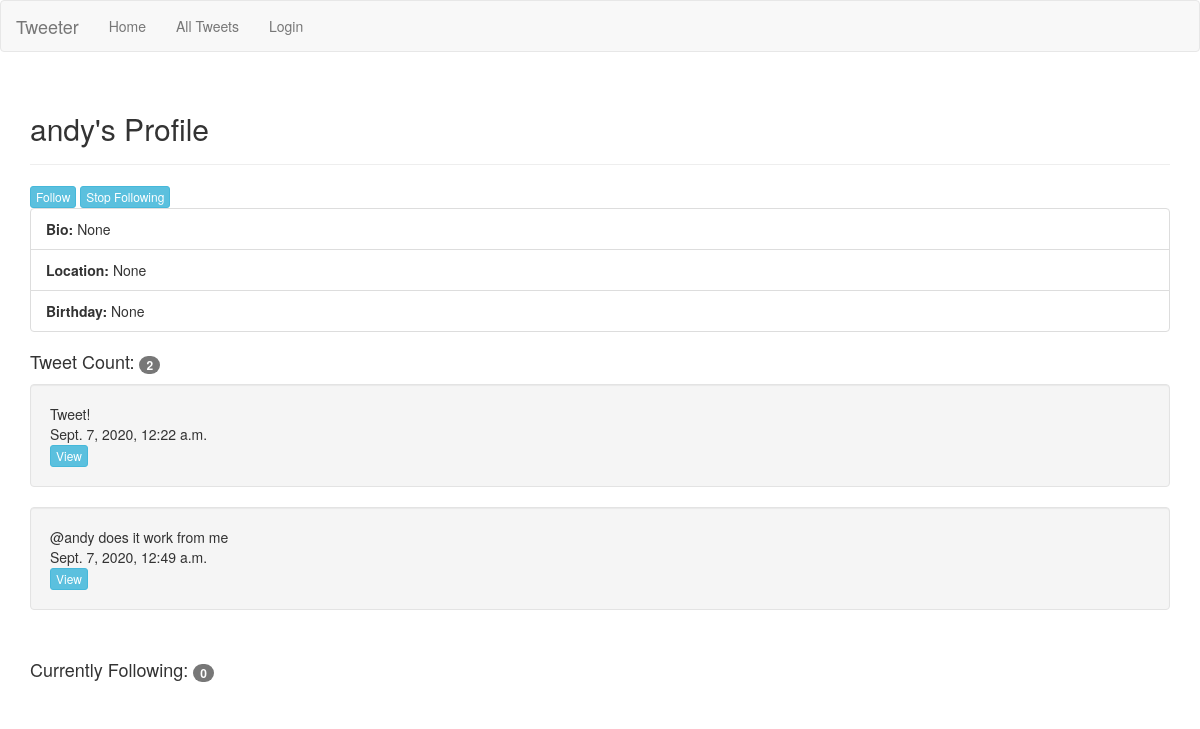
Before: /profile/1 with the older database file.
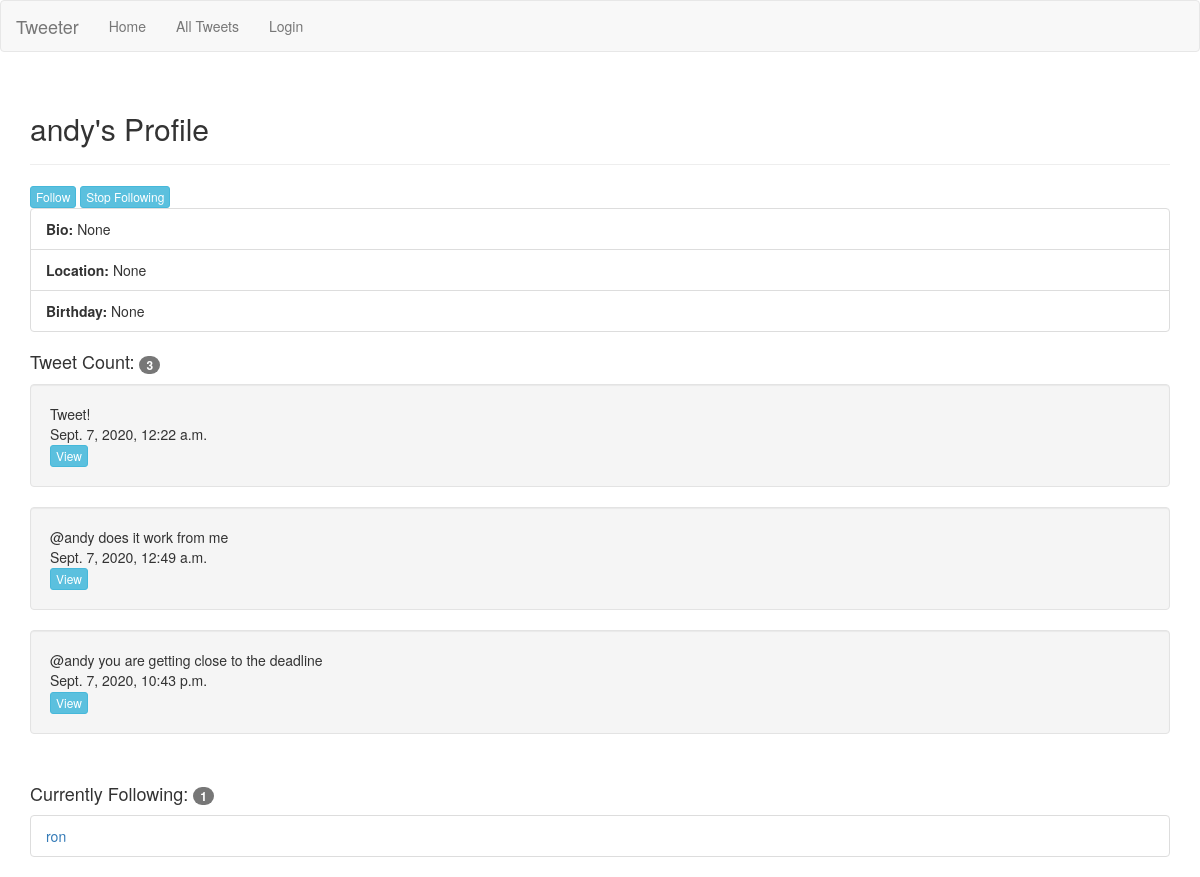
After: the same page with the newer database file.
### twitteruser/models.py (models this page shows)
class CustomUser(AbstractUser):
    bio = models.TextField(max_length=240, null=True, blank=True)
    age = models.IntegerField(null=True, blank=True)
    location = models.TextField(max_length=180, null=True, blank=True)
    birthday = models.DateField(null=True, blank=True)
    following = models.ManyToManyField("self", related_name='following')
    def __str__(self):
        return self.username

### tweet/models.py (models this page shows, shortened)
class Tweet(models.Model):
    body = models.TextField(max_length=140)
    time_stamp = models.DateTimeField(default=timezone.now)
    author = models.ForeignKey(CustomUser, on_delete=models.CASCADE)

### twitteruser/views.py (the view)
# urls.py: path('profile/<int:user_id>', userviews.profile_view, name='profile'),
def profile_view(request, user_id):
    profile_user = CustomUser.objects.filter(id=user_id).first()
    followers = profile_user.following.all()
    follower_count = profile_user.following.count()
    profile_tweets = Tweet.objects.filter(author_id=user_id)
    tweet_count = Tweet.objects.filter(author_id=user_id).count()
    return render(request, 'profile.html', {"follower_count": follower_count, "profile_user":profile_user, "tweet_count": tweet_count, "followers": followers, "profile_tweets": profile_tweets})

### templates/profile.html
{% extends "base.html" %}
{% block content %}
<div class="page-header">
    <h2>{{profile_user.username}}'s Profile</h2></div>
    {% if request.user.username != profile_user.username %}
    <a href="/following/{{profile_user.id}}"><button type="button" class="btn btn-info btn-xs">Follow</button></a>
    <a href="/unfollow/{{profile_user.id}}"><button type="button" class="btn btn-info btn-xs">Stop Following</button></a>
    {% endif %}
    <br>
<ul class="list-group">
    <li class="list-group-item"><b>Bio:</b> {{profile_user.bio}}</li>
    <li class="list-group-item"><b>Location:</b> {{profile_user.location}}</li>
    <li class="list-group-item"><b>Birthday:</b> {{profile_user.birthday}}</li>
</ul>
<h4>Tweet Count: <span class="badge">{{tweet_count}}</span></h4>
{% for tweet in profile_tweets %}
    <div class='well'>
        {{tweet.body}}
        <br>
        {{tweet.time_stamp}}
        <br>
        <a href="/tweet/{{tweet.id}}"><button type="button" class="btn btn-info btn-xs">View</button></a>
    </div>
{% endfor %}
<br>
    <h4>Currently Following: <span class="badge">{{follower_count}}</span></h4>
<ul class="list-group">
    {% for follower in followers %}
    <li class="list-group-item"><a href="/profile/{{follower.id}}">{{follower}}</a></li>
    {% endfor %}
</ul>
    {% endblock %}

### templates/base.html (shortened to what this page needs)
<!DOCTYPE html>
<html lang="en">
<head>
  <link rel="stylesheet" href="https://maxcdn.bootstrapcdn.com/bootstrap/3.4.1/css/bootstrap.min.css">
</head>
<body>
<nav class="navbar navbar-default">
  <div class="container-fluid">
    <div class="navbar-header">
      <a class="navbar-brand" href="/">Tweeter</a>
    </div>
    <ul class="nav navbar-nav">
      <li><a href="/">Home</a></li>
      <li><a href="/all_tweets/">All Tweets</a></li>
      {% if request.user.is_authenticated %}
      <li><a href="/newtweet/">New Tweet</a></li>
      <li><a href="/profile/{{request.user.id}}">My Profile</a></li>
      <li><a href="/notification/{{request.user.id}}">Notifications</a></li>
      <li><a href="/logout/">Logout</a></li>
      {% else %}
      <li><a href="/login/">Login</a></li>
      {% endif %}
    </ul>
  </div>
</nav>
<div class="container">
    {% block content %}
    {% endblock %}
</div>
</body>
</html>

Changed rows visible on the page:
added Tweet: body "@andy you are getting close to the deadline", time_stamp "Sept. 7, 2020, 10:43 p.m."
added CustomUser: username "ron"
Other visible differences:
{{ tweet_count }}: "2" → "3"
{{ follower_count }}: "0" → "1"
